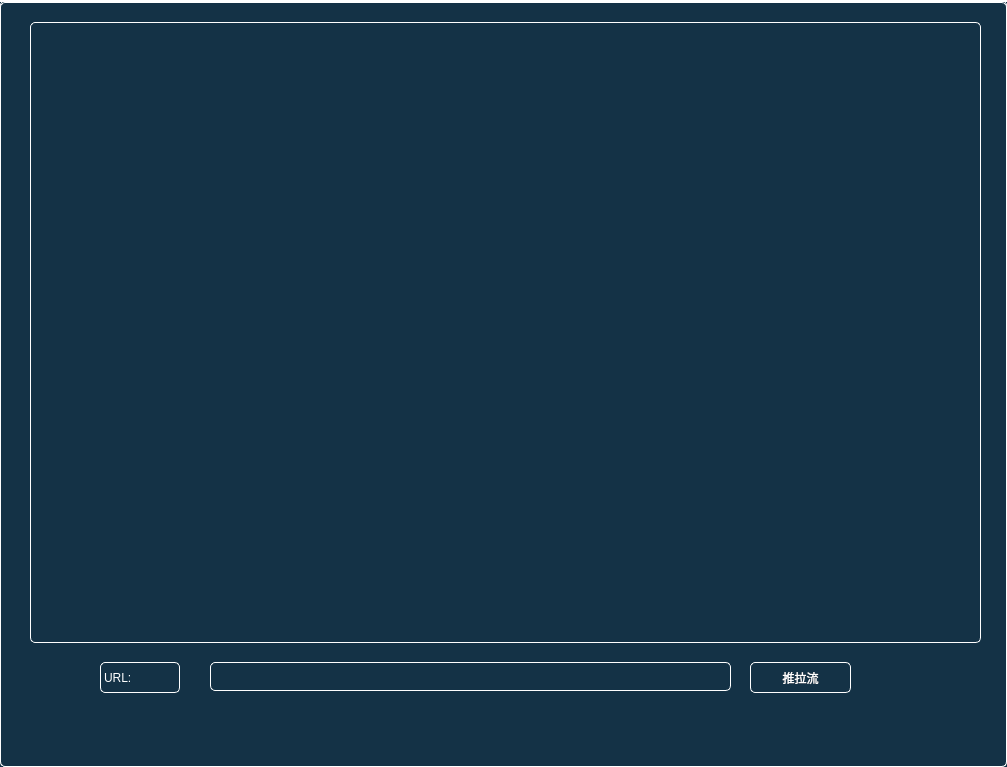
<?xml version="1.0" encoding="UTF-8"?>
<ui version="4.0">
 <class>RecordMainWindow</class>
 <widget class="QMainWindow" name="RecordMainWindow">
  <property name="geometry">
   <rect>
    <x>0</x>
    <y>0</y>
    <width>1007</width>
    <height>767</height>
   </rect>
  </property>
  <property name="windowTitle">
   <string>Webrtc直播系统</string>
  </property>
  <property name="styleSheet">
   <string notr="true">QWidget, QLabel{
                        color:white;
                        border: 1px solid white;
                        padding:0;
                        border-radius:5px;
							background-color:rgb(20,50,70);
                      /**  background-color:rgba(250,170,0,150);**/
  }

/*TabWidget*/
QTabWidget{
/*给tabwidget设置etAttribute(Qt::WA_StyledBackground)*/
border: 1px solid white;
background-color:rgb(20,50,70);
}
QTabWidget::tab-bar{
alignment:left;
left:1px;
}
QTabWidget::pane { 
/*background-color:rgb(20,50,70);*/
border:1px solid white;
} 
QTabBar{
/*只有有按钮的地方才是tabbar，空白处是tabwidget的*/
background-color:white;
}
QTabBar::tab{/*页签*/
min-height:28px;
padding:0 10px;
border:0;
margin:1px 1px 0 0;
background-color:rgb(20,50,70);
}
QTabBar::tab:first{
margin-left:1px;
}
QTabBar::tab:hover{
color:cyan;
}
QTabBar::tab:selected{
background-color: rgb(20, 100, 150);
}
QTabBar::tab:selected:hover{
}

QTabBar::tear{
}
QTabBar::scroller{
}
QMenu {
     background-color: rgb(20,50,70); /* sets background of the menu 设置整个菜单区域的背景色，我用的是白色：white*/
     border: 1px solid white;/*整个菜单区域的边框粗细、样式、颜色*/
 }
  
 QMenu::item {
     /* sets background of menu item. set this to something non-transparent
         if you want menu color and menu item color to be different */
     background-color: transparent;
     padding:8px 32px;/*设置菜单项文字上下和左右的内边距，效果就是菜单中的条目左右上下有了间隔*/
     margin:0px 8px;/*设置菜单项的外边距*/
     border-bottom:1px solid #DBDBDB;/*为菜单项之间添加横线间隔*/
 }
  
 QMenu::item:selected { /* when user selects item using mouse or keyboard */
     background-color: #2dabf9;/*这一句是设置菜单项鼠标经过选中的样式*/
 }</string>
  </property>
  <widget class="QWidget" name="centralwidget">
   <widget class="QPushButton" name="m_b_pushplay">
    <property name="geometry">
     <rect>
      <x>750</x>
      <y>660</y>
      <width>101</width>
      <height>31</height>
     </rect>
    </property>
    <property name="text">
     <string>推拉流</string>
    </property>
   </widget>
   <widget class="QFrame" name="vdMain">
    <property name="geometry">
     <rect>
      <x>30</x>
      <y>20</y>
      <width>951</width>
      <height>621</height>
     </rect>
    </property>
    <property name="frameShape">
     <enum>QFrame::StyledPanel</enum>
    </property>
    <property name="frameShadow">
     <enum>QFrame::Raised</enum>
    </property>
   </widget>
   <widget class="QLabel" name="m_l_url">
    <property name="geometry">
     <rect>
      <x>100</x>
      <y>660</y>
      <width>80</width>
      <height>31</height>
     </rect>
    </property>
    <property name="text">
     <string>URL:</string>
    </property>
   </widget>
   <widget class="QLineEdit" name="m_url">
    <property name="geometry">
     <rect>
      <x>210</x>
      <y>660</y>
      <width>521</width>
      <height>29</height>
     </rect>
    </property>
   </widget>
  </widget>
  <widget class="QMenuBar" name="menubar">
   <property name="geometry">
    <rect>
     <x>0</x>
     <y>0</y>
     <width>1007</width>
     <height>50</height>
    </rect>
   </property>
  </widget>
 </widget>
 <resources/>
 <connections/>
</ui>
